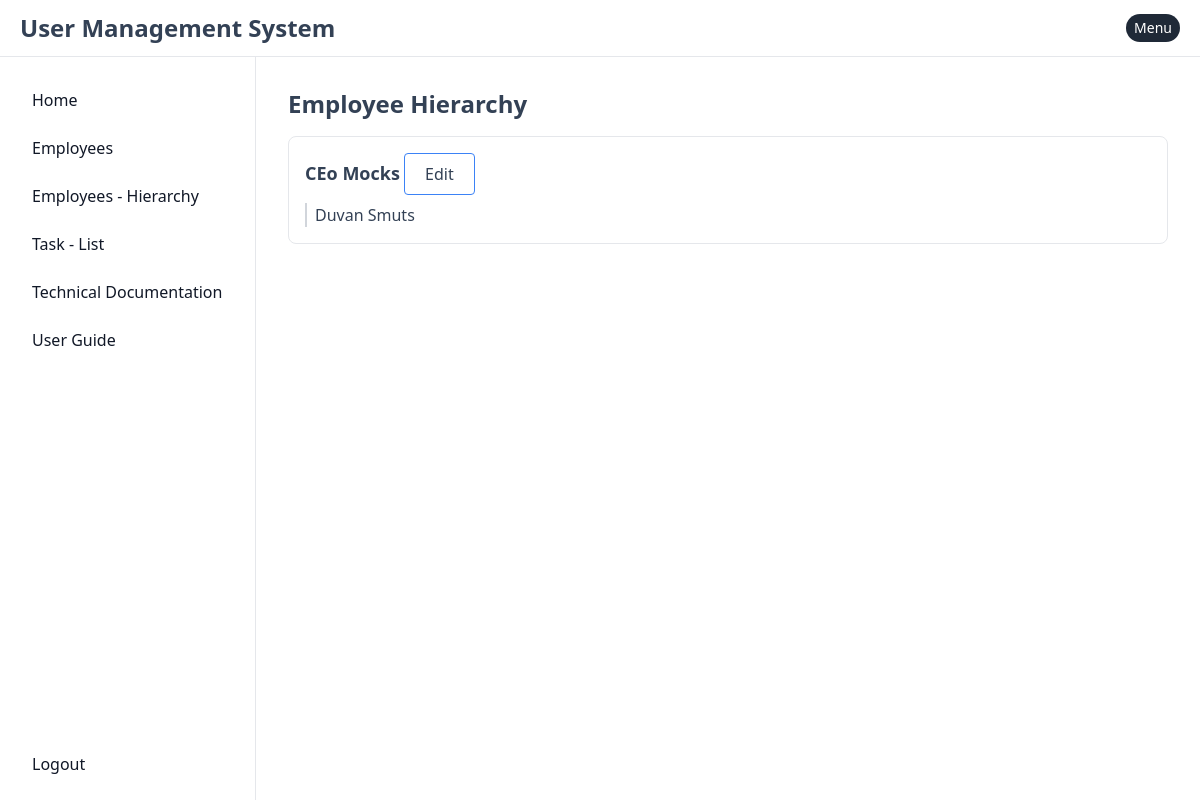
The page /user/user_hierarchy/ (signed in) on the database its author committed.
### apps/admin/user/models.py (models this page shows, shortened)
class User(AuditFields, AbstractBaseUser, PermissionsMixin):
    reporting_line_manager = models.ForeignKey('self', on_delete=models.SET_NULL, null=True, blank=True, related_name='reports_to')
    email                  = models.EmailField(unique=True)
    first_name             = models.CharField(max_length=30, blank=True)
    last_name              = models.CharField(max_length=30, blank=True)
    contact_number         = models.CharField(max_length=30, blank=True)
    employee_number        = models.CharField(max_length=30, blank=True)
    hashed_email_gravatar  = models.CharField(max_length=250, blank=True)
    position               = models.IntegerField(choices=POSITION_CHOICES, blank=True, null=True)
    birth_date             = models.DateField(null=True, blank=True)
    is_active              = models.BooleanField(default=True)
    is_staff               = models.BooleanField(default=False)
    is_admin               = models.BooleanField(default=False)
    salary                 = models.DecimalField(verbose_name='Salary', default=0, max_digits=9, decimal_places=2)
    description            = models.TextField(max_length=300, blank=True, null=True)
    objects = UserManager()
    USERNAME_FIELD  = 'email'
    REQUIRED_FIELDS = []

### apps/system/user/hierarchy/views.py (the view)
# urls.py: path('user_hierarchy/',             UserHierarchyView.as_view(), name='user_hierarchy'),
class UserHierarchyView(LoginRequiredMixin, View):
    def get(self, *args, **kwargs):
        hierarchy_dict = {}
        users = User.objects.all().order_by('id')
        if users:
            hierarchy_dict = process_lib.create_user_hierarchy_dict(users)
        return render(
            self.request,
            template_name = 'system/user/hierarchy/user_hierarchy.html',
            context = {
                'users'          : users,
                'hierarchy_dict' : hierarchy_dict,
            }
        )

### apps/system/user/hierarchy/lib/process.py (called while the page is built)
def create_user_hierarchy_dict(users: QuerySet) -> Dict:
    hierarchy_dict = {}
    for user in users:
        manager = user.reporting_line_manager
        if manager:
            if manager not in hierarchy_dict:
                hierarchy_dict[manager] = []
            hierarchy_dict[manager].append(user)
    return hierarchy_dict

### templates/system/user/hierarchy/user_hierarchy.html (shortened to what this page needs)
{% extends 'base.html' %}
{% load crispy_forms_tags %}
{% block content %}
<div class="container mx-auto">
    <h1 class="text-2xl font-bold mb-4">Employee Hierarchy</h1>
    <div class="space-y-4">
        {% for manager, employees in hierarchy_dict.items %}
            <div class="border p-4 rounded-lg">
                <div class="flex justify-between items-center">
                    <div>
                        <h2 class="text-lg font-bold inline">{{ manager.first_name }} {{ manager.last_name }}</h2>
                        <button hx-get    = "{% url 'user:update_user' manager.id %}"
                                hx-target = "#modalContent"
                                class="px-5 py-2 border-blue-500 border rounded transition duration-300 hover:bg-blue-700 hover:text-white focus:outline-none">
                            Edit
                        </button>
                    </div>
                </div>
                <div class="mt-2 space-y-2">
                    {% for employee in employees %}
                        <div class="border-l-2 border-gray-300 pl-2">
                            <p>{{ employee.first_name }} {{ employee.last_name }}</p>
                        </div>
                    {% endfor %}
                </div>
            </div>
        {% endfor %}
    </div>
</div>
{% endblock content %}

### rows shown on the page
User: first_name "CEo", last_name "Mocks"
User: first_name "Duvan", last_name "Smuts"
